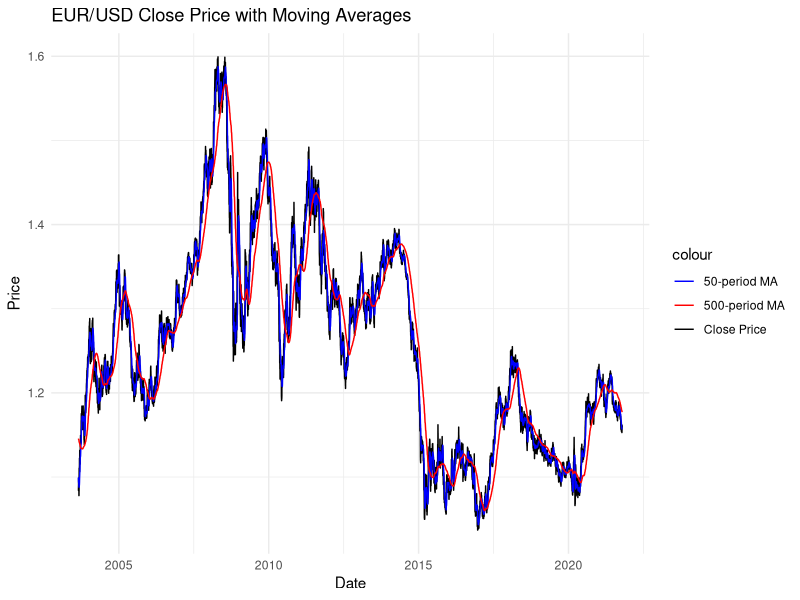
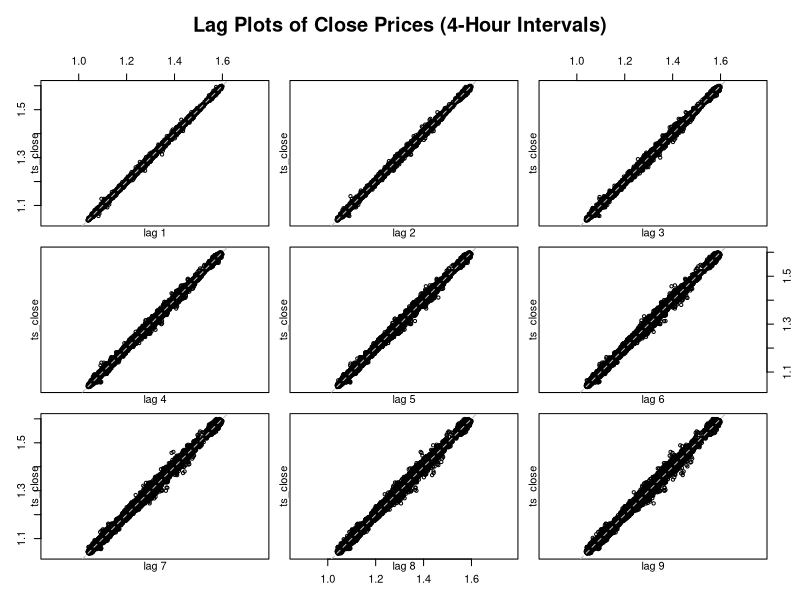
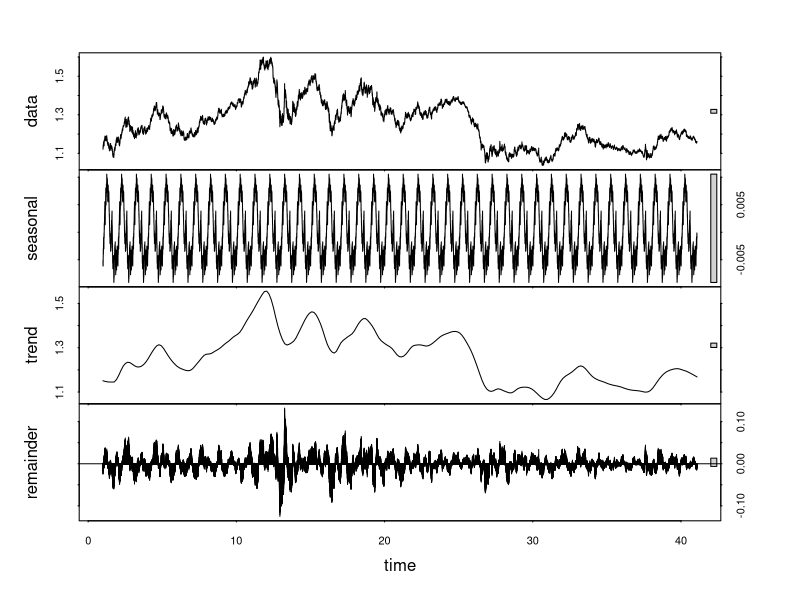

Generate these figures, in order, with R:
## ---- chunk 1
library(TTR)
library(ggplot2)
data <- read.csv("./EURUSD_ForexTrading_4hrs.csv")
## ---- chunk 2
# Calcular las medias móviles
data$MA_short <- SMA(data$close, n = 50)  # Media móvil de 50 periodos
data$MA_long <- SMA(data$close, n = 500)  # Media móvil de 200 periodos
## ---- chunk 3
# Eliminar filas con NA en las medias móviles
data_clean <- na.omit(data)

# Crear el gráfico con las filas limpias
ggplot(data_clean, aes(x = as.POSIXct(Gmt.time, format = "%d.%m.%Y %H:%M:%S"))) +
  geom_line(aes(y = close, color = "Close Price")) +
  geom_line(aes(y = MA_short, color = "50-period MA")) +
  geom_line(aes(y = MA_long, color = "500-period MA")) +
  labs(title = "EUR/USD Close Price with Moving Averages",
       x = "Date", y = "Price") +
  scale_color_manual(values = c("Close Price" = "black", 
                                "50-period MA" = "blue", 
                                "500-period MA" = "red")) +
  theme_minimal()


## ---- chunk 4
# Crear la serie de tiempo con frecuencia de 6 (observaciones diarias)
ts_close <- ts(data$close, frequency = 6)  # 6 periodos por día
## ---- chunk 5
# Visualizar los rezagos con lag.plot
lag.plot(ts_close, lags = 9, layout = c(3, 3), main = "Lag Plots of Close Prices (4-Hour Intervals)")

## ---- chunk 6
library(forecast)

# Convertir los datos a una serie de tiempo (asumiendo que son horarios)
ts_data <- ts(data$close, frequency = 24 * 30)  # 24 datos diarios, 30 días al mes

# Descomposición STL
decomposed <- stl(ts_data, s.window = "periodic")

# Graficar la descomposición
plot(decomposed)

## ---- chunk 7
library(tseries)

# Prueba de Dickey-Fuller aumentada para detectar estacionalidad
adf_test <- adf.test(ts_data, alternative = "stationary")
print(adf_test)

